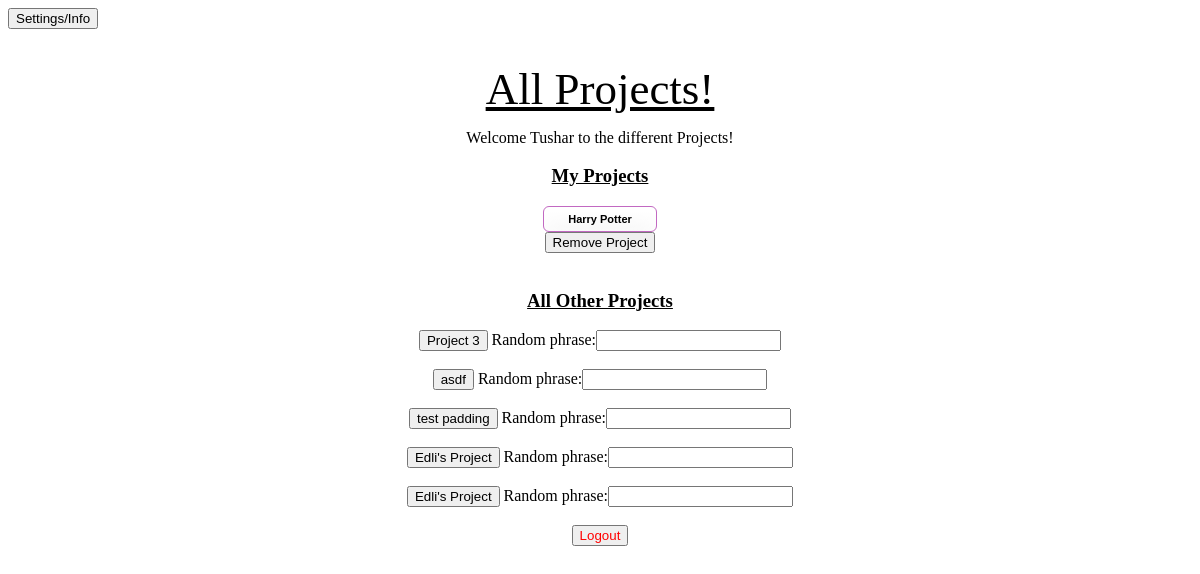
The app's page /quest/user_project_page/tdesai (signed in), older data.
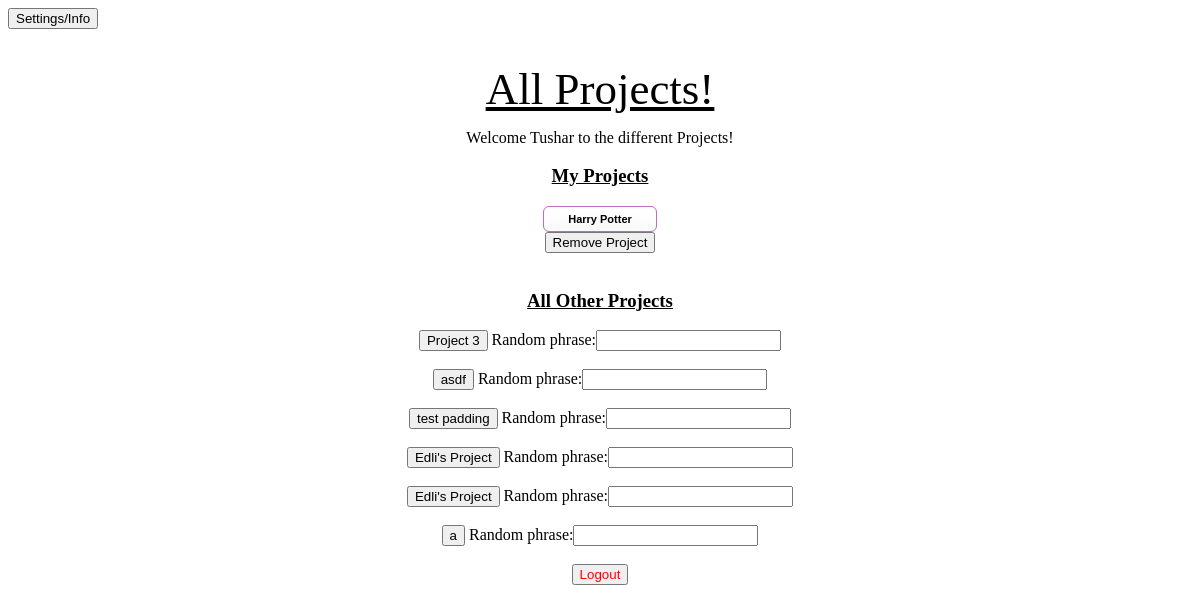
The same page, newer data.
### quest_extension/models.py (models this page shows)
class Project(models.Model):
    project_name = models.CharField(max_length=1000)
    project_description = models.CharField(max_length=1000)
    project_random_phrase = models.CharField(max_length = 255)
    project_admin_pin = models.CharField(max_length = 255, unique = True)
    project_editable = models.BooleanField()

### quest_extension/views.py (the view)
# urls.py: path('user_project_page/<ldap>', views.get_user_project_page),
def get_user_project_page(request, ldap):
    if not validate_user_access(request, ldap):
        return HttpResponseRedirect('/quest/user_login')
    current_user = User.objects.get(user_ldap = ldap)
    user_projects = [user_project.project for user_project in UserProject.objects.filter(user = current_user)]
    user_project_ids = [project.id for project in user_projects]
    all_other_projects = [project for project in Project.objects.all() if project.id not in user_project_ids]
    add_new_project_form = AddNewProjectForm()
    context = {'current_user': current_user,
     'user_projects': user_projects,
      'all_other_projects': all_other_projects,
      'add_new_project_form': add_new_project_form}
    return render(request, 'quest_extension/user_project_page.html', context)

### quest_extension/forms.py
class AddNewProjectForm(forms.Form):
    random_phrase = forms.CharField()

### quest_extension/logic.py (called while the page is built)
def validate_user_access(request, ldap):
    return 'current_user_ldap' in request.session and request.session['current_user_ldap'] == ldap

### quest_extension/templates/quest_extension/user_project_page.html (shortened to what this page needs)
{% load static %}
<!DOCTYPE html>
<html lang="en">
    <head>
	<link rel="stylesheet" type="text/css" href="{% static 'quest_extension/user_project_page_style.css' %}">
    </head>
    <body>
    <form method='GET' action = '/quest/user_info/{{current_user.user_ldap}}'>
        <button type='submit'>Settings/Info</button>
    </form>
    <div id = 'centered'>
        <h1>All Projects!</h1>
        <p>Welcome {{ current_user.user_first_name }} to the different Projects!</p>
        <h3> My Projects </h3>
        {% for project in user_projects %}
            <form method='GET', action = '/quest/user_home/{{ current_user.user_ldap }}/{{ project.id }}'>
                <div id= 'project_button'>
                    <button type='submit'>{{project.project_name}}</button>
                </div>
            </form>
            <form method='POST' action = '/quest/remove_user_project/{{ current_user.user_ldap }}'>
                <button onclick="return confirm('Are you sure you want to remove this project (All data submitted and all questions answered for this project will be deleted)?');" type = 'submit' name = 'remove_project' value = '{{ project.id }}'> Remove Project </button>
            </form>
            <br>
        {% endfor %}
        <h3> All Other Projects </h3>
        {% for project in all_other_projects %}
            <form id = 'add_new_project' method='POST' action = '/quest/add_user_project_page/{{ current_user.user_ldap }}'>
                <button type ='submit' name = 'project_id' value = '{{project.id}}'>{{project.project_name}}</button>
                {{ add_new_project_form }}
            </form>
            <br>
        {% endfor %}
            <div id= 'logout'>
            <form method='POST' action = '/quest/user_logout/{{ current_user.user_ldap}}'>
                    <button type = 'submit', name = 'logout'>Logout</button>
                </form>
            </div>
        </div>
    </body>
</html>

Row changes from the older to the newer data that the page shows:
added Project: {{ project.id }} 47 (drawn), project_name "a", shown under "All Other Projects"
